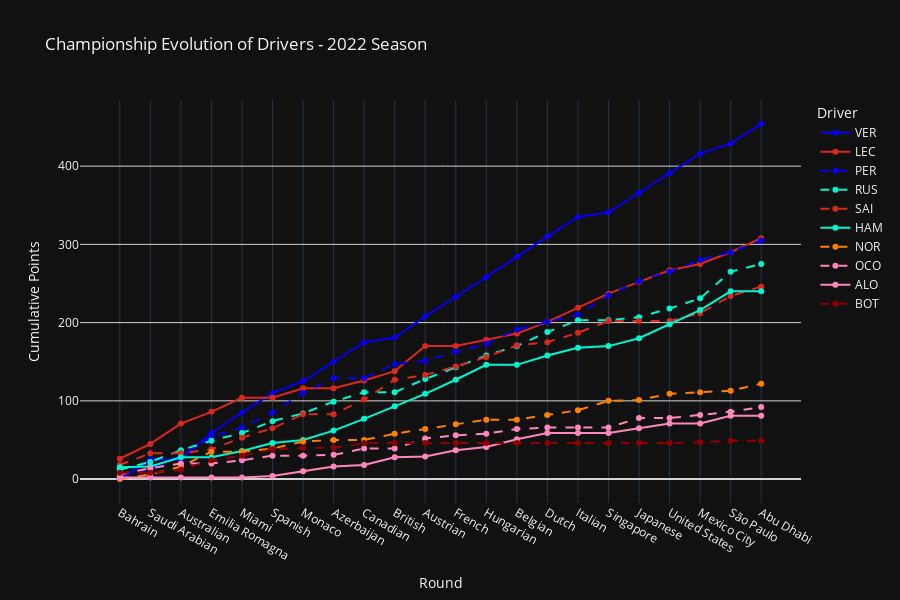

Notebook code for this chart:
### Code cell
plot_drivers_championship(df_cumulative_drivers_2022, session, top=10)

### Figure 1 — Plotly figure (JSON) as saved in the notebook; plotly's stock layout.template omitted (floating-point values rounded to 4 significant figures)
{"data": [{"line": {"color": "#0600ef", "dash": "solid"}, "marker": {"symbol": "circle"}, "mode": "lines+markers", "name": "VER", "type": "scatter", "x": ["Bahrain", "Saudi Arabian", "Australian", "Emilia Romagna", "Miami", "Spanish", "Monaco", "Azerbaijan", "Canadian", "British", "Austrian", "French", "Hungarian", "Belgian", "Dutch", "Italian", "Singapore", "Japanese", "United States", "Mexico City", "São Paulo", "Abu Dhabi"], "y": [0, 25, 25, 59, 85, 110, 125, 150, 175, 181, 208, 233, 258, 284, 310, 335, 341, 366, 391, 416, 429, 454]}, {"line": {"color": "#da291c", "dash": "solid"}, "marker": {"symbol": "circle"}, "mode": "lines+markers", "name": "LEC", "type": "scatter", "x": ["Bahrain", "Saudi Arabian", "Australian", "Emilia Romagna", "Miami", "Spanish", "Monaco", "Azerbaijan", "Canadian", "British", "Austrian", "French", "Hungarian", "Belgian", "Dutch", "Italian", "Singapore", "Japanese", "United States", "Mexico City", "São Paulo", "Abu Dhabi"], "y": [26, 45, 71, 86, 104, 104, 116, 116, 126, 138, 170, 170, 178, 186, 201, 219, 237, 252, 267, 275, 290, 308]}, {"line": {"color": "#0600ef", "dash": "dash"}, "marker": {"symbol": "circle"}, "mode": "lines+markers", "name": "PER", "type": "scatter", "x": ["Bahrain", "Saudi Arabian", "Australian", "Emilia Romagna", "Miami", "Spanish", "Monaco", "Azerbaijan", "Canadian", "British", "Austrian", "French", "Hungarian", "Belgian", "Dutch", "Italian", "Singapore", "Japanese", "United States", "Mexico City", "São Paulo", "Abu Dhabi"], "y": [0, 12, 30, 54, 66, 85, 110, 129, 129, 147, 151, 163, 173, 191, 201, 210, 235, 253, 265, 280, 290, 305]}, {"line": {"color": "#00f5d0", "dash": "dash"}, "marker": {"symbol": "circle"}, "mode": "lines+markers", "name": "RUS", "type": "scatter", "x": ["Bahrain", "Saudi Arabian", "Australian", "Emilia Romagna", "Miami", "Spanish", "Monaco", "Azerbaijan", "Canadian", "British", "Austrian", "French", "Hungarian", "Belgian", "Dutch", "Italian", "Singapore", "Japanese", "United States", "Mexico City", "São Paulo", "Abu Dhabi"], "y": [12, 22, 37, 49, 59, 74, 84, 99, 111, 111, 128, 143, 158, 170, 188, 203, 203, 207, 218, 231, 265, 275]}, {"line": {"color": "#da291c", "dash": "dash"}, "marker": {"symbol": "circle"}, "mode": "lines+markers", "name": "SAI", "type": "scatter", "x": ["Bahrain", "Saudi Arabian", "Australian", "Emilia Romagna", "Miami", "Spanish", "Monaco", "Azerbaijan", "Canadian", "British", "Austrian", "French", "Hungarian", "Belgian", "Dutch", "Italian", "Singapore", "Japanese", "United States", "Mexico City", "São Paulo", "Abu Dhabi"], "y": [18, 33, 33, 38, 53, 65, 83, 83, 102, 127, 133, 144, 156, 171, 175, 187, 202, 202, 202, 212, 234, 246]}, {"line": {"color": "#00f5d0", "dash": "solid"}, "marker": {"symbol": "circle"}, "mode": "lines+markers", "name": "HAM", "type": "scatter", "x": ["Bahrain", "Saudi Arabian", "Australian", "Emilia Romagna", "Miami", "Spanish", "Monaco", "Azerbaijan", "Canadian", "British", "Austrian", "French", "Hungarian", "Belgian", "Dutch", "Italian", "Singapore", "Japanese", "United States", "Mexico City", "São Paulo", "Abu Dhabi"], "y": [15, 16, 28, 28, 36, 46, 50, 62, 77, 93, 109, 127, 146, 146, 158, 168, 170, 180, 198, 216, 240, 240]}, {"line": {"color": "#ff8000", "dash": "dash"}, "marker": {"symbol": "circle"}, "mode": "lines+markers", "name": "NOR", "type": "scatter", "x": ["Bahrain", "Saudi Arabian", "Australian", "Emilia Romagna", "Miami", "Spanish", "Monaco", "Azerbaijan", "Canadian", "British", "Austrian", "French", "Hungarian", "Belgian", "Dutch", "Italian", "Singapore", "Japanese", "United States", "Mexico City", "São Paulo", "Abu Dhabi"], "y": [0, 6, 16, 35, 35, 39, 48, 50, 50, 58, 64, 70, 76, 76, 82, 88, 100, 101, 109, 111, 113, 122]}, {"line": {"color": "#fe86bc", "dash": "dash"}, "marker": {"symbol": "circle"}, "mode": "lines+markers", "name": "OCO", "type": "scatter", "x": ["Bahrain", "Saudi Arabian", "Australian", "Emilia Romagna", "Miami", "Spanish", "Monaco", "Azerbaijan", "Canadian", "British", "Austrian", "French", "Hungarian", "Belgian", "Dutch", "Italian", "Singapore", "Japanese", "United States", "Mexico City", "São Paulo", "Abu Dhabi"], "y": [6, 14, 20, 20, 24, 30, 30, 31, 39, 39, 52, 56, 58, 64, 66, 66, 66, 78, 78, 82, 86, 92]}, {"line": {"color": "#fe86bc", "dash": "solid"}, "marker": {"symbol": "circle"}, "mode": "lines+markers", "name": "ALO", "type": "scatter", "x": ["Bahrain", "Saudi Arabian", "Australian", "Emilia Romagna", "Miami", "Spanish", "Monaco", "Azerbaijan", "Canadian", "British", "Austrian", "French", "Hungarian", "Belgian", "Dutch", "Italian", "Singapore", "Japanese", "United States", "Mexico City", "São Paulo", "Abu Dhabi"], "y": [2, 2, 2, 2, 2, 4, 10, 16, 18, 28, 29, 37, 41, 51, 59, 59, 59, 65, 71, 71, 81, 81]}, {"line": {"color": "#900000", "dash": "dash"}, "marker": {"symbol": "circle"}, "mode": "lines+markers", "name": "BOT", "type": "scatter", "x": ["Bahrain", "Saudi Arabian", "Australian", "Emilia Romagna", "Miami", "Spanish", "Monaco", "Azerbaijan", "Canadian", "British", "Austrian", "French", "Hungarian", "Belgian", "Dutch", "Italian", "Singapore", "Japanese", "United States", "Mexico City", "São Paulo", "Abu Dhabi"], "y": [8, 8, 12, 24, 30, 38, 40, 40, 46, 46, 46, 46, 46, 46, 46, 46, 46, 46, 46, 47, 49, 49]}], "layout": {"height": 600, "legend": {"title": {"text": "Driver"}}, "title": {"text": "Championship Evolution of Drivers - 2022 Season"}, "width": 900, "xaxis": {"tickmode": "array", "tickvals": ["Bahrain", "Saudi Arabian", "Australian", "Emilia Romagna", "Miami", "Spanish", "Monaco", "Azerbaijan", "Canadian", "British", "Austrian", "French", "Hungarian", "Belgian", "Dutch", "Italian", "Singapore", "Japanese", "United States", "Mexico City", "São Paulo", "Abu Dhabi"], "title": {"text": "Round"}}, "yaxis": {"gridcolor": "lightgray", "title": {"text": "Cumulative Points"}, "zerolinecolor": "lightgray"}}}
